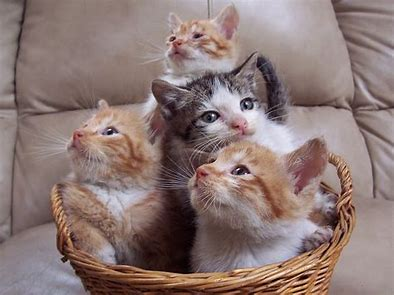
#> input picture PCD/PCD/TUGAS SESI 11/cats.jpeg, 394 x 295 px
$ python tugas_sesi11.py
#> lines starting #> are read from the running program, lines starting #| are printed output that depends on the picture; after the words box and inside, x2 and y2 are one past the last pixel; in counts of white or black regions, pixels touching at a corner belong together
import imageio
import numpy as np
import matplotlib.pyplot as plt
from scipy.ndimage import convolve


def sobel_edge_detection(image):
    sobel_x = np.array([[1, 0, -1],
                         [2, 0, -2],
                         [1, 0, -1]])

    sobel_y = np.array([[1, 2, 1],
                         [0, 0, 0],
                         [-1, -2, -1]])


    grad_x = convolve(image, sobel_x)
    grad_y = convolve(image, sobel_y)


    gradient_magnitude = np.sqrt(grad_x**2 + grad_y**2)
    return gradient_magnitude

def apply_threshold(image, threshold):
    binary_image = image > threshold
    return binary_image.astype(np.uint8)


image_path = 'cats.jpeg'
image = imageio.imread(image_path)
#> image is the input picture: shape (295, 394, 3); mean R, G, B 139.6, 119.5, 116.4


if len(image.shape) == 3:
    image_gray = np.dot(image[..., :3], [0.2989, 0.5870, 0.1140])
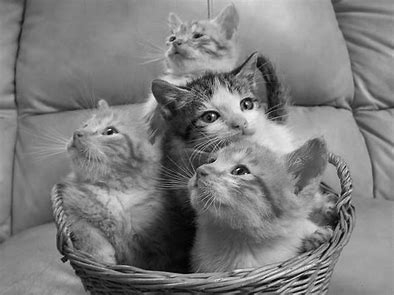
#> image_gray: shape (295, 394) float64; min 1.25, max 253.2, mean 125.2
else:
    image_gray = image

edges = sobel_edge_detection(image_gray)
#> in sobel_edge_detection, `grad_x = convolve(image, sobel_x)`:
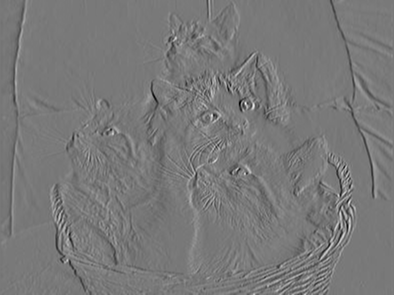
#> grad_x: shape (295, 394) float64; min -701.9, max 773.6, mean 0.2; drawn with min black and max white
#> in sobel_edge_detection, `grad_y = convolve(image, sobel_y)`:
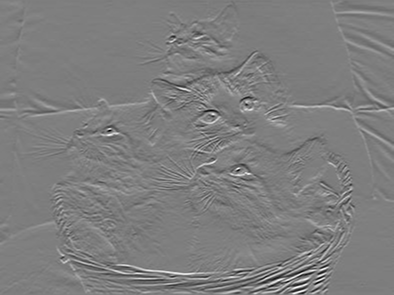
#> grad_y: shape (295, 394) float64; min -808, max 818.1, mean -1.4; drawn with min black and max white
#> in sobel_edge_detection, `gradient_magnitude = np.sqrt(grad_x**2 + grad_y**2)`:
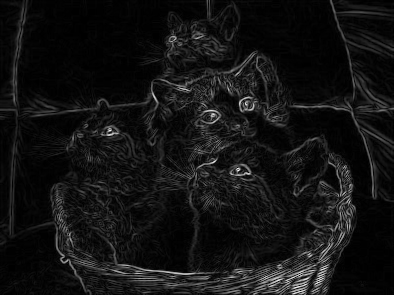
#> gradient_magnitude: shape (295, 394) float64; min 0, max 879.2, mean 66.3; drawn with min black and max white
edges_normalized = (edges / edges.max() * 255).astype(np.uint8)

threshold_value = 100
segmented_image = apply_threshold(edges_normalized, threshold_value)
#> in apply_threshold, `binary_image = image > threshold`:
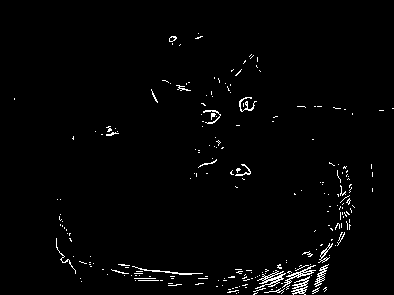
#> binary_image: shape (295, 394) bool; 1.8% white in thin lines or dots, all inside (x1, y1, x2, y2) = (14, 33, 394, 295)


plt.figure(figsize=(12, 8))
plt.subplot(1, 3, 1)
plt.title('Gambar Asli')
plt.imshow(image_gray, cmap='gray')
plt.axis('off')

plt.subplot(1, 3, 2)
plt.title('Deteksi Tepi (Sobel)')
plt.imshow(edges_normalized, cmap='gray')
plt.axis('off')

plt.subplot(1, 3, 3)
plt.title('Hasil Segmentasi')
plt.imshow(segmented_image, cmap='gray')
plt.axis('off')

plt.tight_layout()
plt.show()
